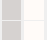
<?xml version="1.0" encoding="UTF-8"?>
<ui version="4.0">
 <class>ScanLateralPanelTapeItem</class>
 <widget class="QWidget" name="ScanLateralPanelTapeItem">
  <property name="geometry">
   <rect>
    <x>0</x>
    <y>0</y>
    <width>47</width>
    <height>40</height>
   </rect>
  </property>
  <property name="sizePolicy">
   <sizepolicy hsizetype="Preferred" vsizetype="Preferred">
    <horstretch>0</horstretch>
    <verstretch>0</verstretch>
   </sizepolicy>
  </property>
  <property name="minimumSize">
   <size>
    <width>20</width>
    <height>40</height>
   </size>
  </property>
  <property name="maximumSize">
   <size>
    <width>16777215</width>
    <height>16777215</height>
   </size>
  </property>
  <property name="windowTitle">
   <string>Form</string>
  </property>
  <layout class="QHBoxLayout" name="horizontalLayout">
   <property name="spacing">
    <number>1</number>
   </property>
   <property name="leftMargin">
    <number>0</number>
   </property>
   <property name="topMargin">
    <number>0</number>
   </property>
   <property name="rightMargin">
    <number>0</number>
   </property>
   <property name="bottomMargin">
    <number>0</number>
   </property>
   <item>
    <layout class="QVBoxLayout" name="verticalLayoutNote">
     <property name="spacing">
      <number>1</number>
     </property>
     <property name="sizeConstraint">
      <enum>QLayout::SetNoConstraint</enum>
     </property>
     <item>
      <widget class="QLabel" name="noteTop">
       <property name="sizePolicy">
        <sizepolicy hsizetype="Fixed" vsizetype="Ignored">
         <horstretch>0</horstretch>
         <verstretch>0</verstretch>
        </sizepolicy>
       </property>
       <property name="minimumSize">
        <size>
         <width>19</width>
         <height>0</height>
        </size>
       </property>
       <property name="maximumSize">
        <size>
         <width>19</width>
         <height>16777215</height>
        </size>
       </property>
       <property name="palette">
        <palette>
         <active>
          <colorrole role="Base">
           <brush brushstyle="SolidPattern">
            <color alpha="255">
             <red>255</red>
             <green>255</green>
             <blue>255</blue>
            </color>
           </brush>
          </colorrole>
          <colorrole role="Window">
           <brush brushstyle="SolidPattern">
            <color alpha="255">
             <red>214</red>
             <green>210</green>
             <blue>208</blue>
            </color>
           </brush>
          </colorrole>
         </active>
         <inactive>
          <colorrole role="Base">
           <brush brushstyle="SolidPattern">
            <color alpha="255">
             <red>255</red>
             <green>255</green>
             <blue>255</blue>
            </color>
           </brush>
          </colorrole>
          <colorrole role="Window">
           <brush brushstyle="SolidPattern">
            <color alpha="255">
             <red>214</red>
             <green>210</green>
             <blue>208</blue>
            </color>
           </brush>
          </colorrole>
         </inactive>
         <disabled>
          <colorrole role="Base">
           <brush brushstyle="SolidPattern">
            <color alpha="255">
             <red>214</red>
             <green>210</green>
             <blue>208</blue>
            </color>
           </brush>
          </colorrole>
          <colorrole role="Window">
           <brush brushstyle="SolidPattern">
            <color alpha="255">
             <red>214</red>
             <green>210</green>
             <blue>208</blue>
            </color>
           </brush>
          </colorrole>
         </disabled>
        </palette>
       </property>
       <property name="font">
        <font>
         <weight>75</weight>
         <bold>true</bold>
        </font>
       </property>
       <property name="autoFillBackground">
        <bool>true</bool>
       </property>
       <property name="frameShape">
        <enum>QFrame::NoFrame</enum>
       </property>
       <property name="midLineWidth">
        <number>0</number>
       </property>
       <property name="text">
        <string/>
       </property>
       <property name="alignment">
        <set>Qt::AlignCenter</set>
       </property>
      </widget>
     </item>
     <item>
      <widget class="QLabel" name="noteBottom">
       <property name="sizePolicy">
        <sizepolicy hsizetype="Fixed" vsizetype="Ignored">
         <horstretch>0</horstretch>
         <verstretch>0</verstretch>
        </sizepolicy>
       </property>
       <property name="minimumSize">
        <size>
         <width>19</width>
         <height>0</height>
        </size>
       </property>
       <property name="maximumSize">
        <size>
         <width>19</width>
         <height>16777215</height>
        </size>
       </property>
       <property name="palette">
        <palette>
         <active>
          <colorrole role="Base">
           <brush brushstyle="SolidPattern">
            <color alpha="255">
             <red>255</red>
             <green>255</green>
             <blue>255</blue>
            </color>
           </brush>
          </colorrole>
          <colorrole role="Window">
           <brush brushstyle="SolidPattern">
            <color alpha="255">
             <red>214</red>
             <green>210</green>
             <blue>208</blue>
            </color>
           </brush>
          </colorrole>
         </active>
         <inactive>
          <colorrole role="Base">
           <brush brushstyle="SolidPattern">
            <color alpha="255">
             <red>255</red>
             <green>255</green>
             <blue>255</blue>
            </color>
           </brush>
          </colorrole>
          <colorrole role="Window">
           <brush brushstyle="SolidPattern">
            <color alpha="255">
             <red>214</red>
             <green>210</green>
             <blue>208</blue>
            </color>
           </brush>
          </colorrole>
         </inactive>
         <disabled>
          <colorrole role="Base">
           <brush brushstyle="SolidPattern">
            <color alpha="255">
             <red>214</red>
             <green>210</green>
             <blue>208</blue>
            </color>
           </brush>
          </colorrole>
          <colorrole role="Window">
           <brush brushstyle="SolidPattern">
            <color alpha="255">
             <red>214</red>
             <green>210</green>
             <blue>208</blue>
            </color>
           </brush>
          </colorrole>
         </disabled>
        </palette>
       </property>
       <property name="font">
        <font>
         <weight>75</weight>
         <bold>true</bold>
        </font>
       </property>
       <property name="autoFillBackground">
        <bool>true</bool>
       </property>
       <property name="frameShape">
        <enum>QFrame::NoFrame</enum>
       </property>
       <property name="midLineWidth">
        <number>0</number>
       </property>
       <property name="text">
        <string/>
       </property>
       <property name="alignment">
        <set>Qt::AlignCenter</set>
       </property>
      </widget>
     </item>
    </layout>
   </item>
   <item>
    <layout class="QVBoxLayout" name="verticalLayoutSens">
     <property name="spacing">
      <number>1</number>
     </property>
     <property name="sizeConstraint">
      <enum>QLayout::SetNoConstraint</enum>
     </property>
     <property name="leftMargin">
      <number>0</number>
     </property>
     <property name="topMargin">
      <number>0</number>
     </property>
     <property name="rightMargin">
      <number>0</number>
     </property>
     <property name="bottomMargin">
      <number>0</number>
     </property>
     <item>
      <layout class="QVBoxLayout" name="verticalLayout_4">
       <property name="spacing">
        <number>0</number>
       </property>
       <property name="sizeConstraint">
        <enum>QLayout::SetNoConstraint</enum>
       </property>
       <property name="leftMargin">
        <number>0</number>
       </property>
       <property name="topMargin">
        <number>0</number>
       </property>
       <property name="rightMargin">
        <number>0</number>
       </property>
       <property name="bottomMargin">
        <number>0</number>
       </property>
       <item>
        <widget class="QLabel" name="sensTop">
         <property name="sizePolicy">
          <sizepolicy hsizetype="Fixed" vsizetype="Ignored">
           <horstretch>0</horstretch>
           <verstretch>0</verstretch>
          </sizepolicy>
         </property>
         <property name="minimumSize">
          <size>
           <width>20</width>
           <height>0</height>
          </size>
         </property>
         <property name="maximumSize">
          <size>
           <width>20</width>
           <height>16777215</height>
          </size>
         </property>
         <property name="palette">
          <palette>
           <active>
            <colorrole role="Base">
             <brush brushstyle="SolidPattern">
              <color alpha="255">
               <red>255</red>
               <green>255</green>
               <blue>255</blue>
              </color>
             </brush>
            </colorrole>
            <colorrole role="Window">
             <brush brushstyle="SolidPattern">
              <color alpha="255">
               <red>255</red>
               <green>251</green>
               <blue>248</blue>
              </color>
             </brush>
            </colorrole>
           </active>
           <inactive>
            <colorrole role="Base">
             <brush brushstyle="SolidPattern">
              <color alpha="255">
               <red>255</red>
               <green>255</green>
               <blue>255</blue>
              </color>
             </brush>
            </colorrole>
            <colorrole role="Window">
             <brush brushstyle="SolidPattern">
              <color alpha="255">
               <red>255</red>
               <green>251</green>
               <blue>248</blue>
              </color>
             </brush>
            </colorrole>
           </inactive>
           <disabled>
            <colorrole role="Base">
             <brush brushstyle="SolidPattern">
              <color alpha="255">
               <red>255</red>
               <green>251</green>
               <blue>248</blue>
              </color>
             </brush>
            </colorrole>
            <colorrole role="Window">
             <brush brushstyle="SolidPattern">
              <color alpha="255">
               <red>255</red>
               <green>251</green>
               <blue>248</blue>
              </color>
             </brush>
            </colorrole>
           </disabled>
          </palette>
         </property>
         <property name="font">
          <font>
           <pointsize>10</pointsize>
           <weight>50</weight>
           <bold>false</bold>
          </font>
         </property>
         <property name="autoFillBackground">
          <bool>true</bool>
         </property>
         <property name="frameShape">
          <enum>QFrame::NoFrame</enum>
         </property>
         <property name="frameShadow">
          <enum>QFrame::Raised</enum>
         </property>
         <property name="midLineWidth">
          <number>0</number>
         </property>
         <property name="text">
          <string/>
         </property>
         <property name="alignment">
          <set>Qt::AlignCenter</set>
         </property>
        </widget>
       </item>
       <item>
        <widget class="QLabel" name="sensTopImage">
         <property name="sizePolicy">
          <sizepolicy hsizetype="Fixed" vsizetype="Ignored">
           <horstretch>0</horstretch>
           <verstretch>0</verstretch>
          </sizepolicy>
         </property>
         <property name="minimumSize">
          <size>
           <width>20</width>
           <height>8</height>
          </size>
         </property>
         <property name="maximumSize">
          <size>
           <width>20</width>
           <height>8</height>
          </size>
         </property>
         <property name="palette">
          <palette>
           <active>
            <colorrole role="Base">
             <brush brushstyle="SolidPattern">
              <color alpha="255">
               <red>255</red>
               <green>255</green>
               <blue>255</blue>
              </color>
             </brush>
            </colorrole>
            <colorrole role="Window">
             <brush brushstyle="SolidPattern">
              <color alpha="255">
               <red>255</red>
               <green>251</green>
               <blue>248</blue>
              </color>
             </brush>
            </colorrole>
           </active>
           <inactive>
            <colorrole role="Base">
             <brush brushstyle="SolidPattern">
              <color alpha="255">
               <red>255</red>
               <green>255</green>
               <blue>255</blue>
              </color>
             </brush>
            </colorrole>
            <colorrole role="Window">
             <brush brushstyle="SolidPattern">
              <color alpha="255">
               <red>255</red>
               <green>251</green>
               <blue>248</blue>
              </color>
             </brush>
            </colorrole>
           </inactive>
           <disabled>
            <colorrole role="Base">
             <brush brushstyle="SolidPattern">
              <color alpha="255">
               <red>255</red>
               <green>251</green>
               <blue>248</blue>
              </color>
             </brush>
            </colorrole>
            <colorrole role="Window">
             <brush brushstyle="SolidPattern">
              <color alpha="255">
               <red>255</red>
               <green>251</green>
               <blue>248</blue>
              </color>
             </brush>
            </colorrole>
           </disabled>
          </palette>
         </property>
         <property name="font">
          <font>
           <weight>75</weight>
           <bold>true</bold>
          </font>
         </property>
         <property name="autoFillBackground">
          <bool>true</bool>
         </property>
         <property name="frameShape">
          <enum>QFrame::NoFrame</enum>
         </property>
         <property name="frameShadow">
          <enum>QFrame::Raised</enum>
         </property>
         <property name="midLineWidth">
          <number>0</number>
         </property>
         <property name="text">
          <string/>
         </property>
         <property name="alignment">
          <set>Qt::AlignCenter</set>
         </property>
        </widget>
       </item>
      </layout>
     </item>
     <item>
      <layout class="QVBoxLayout" name="verticalLayout_5">
       <property name="spacing">
        <number>0</number>
       </property>
       <property name="sizeConstraint">
        <enum>QLayout::SetNoConstraint</enum>
       </property>
       <property name="leftMargin">
        <number>0</number>
       </property>
       <property name="topMargin">
        <number>0</number>
       </property>
       <property name="rightMargin">
        <number>0</number>
       </property>
       <property name="bottomMargin">
        <number>0</number>
       </property>
       <item>
        <widget class="QLabel" name="sensBottom">
         <property name="sizePolicy">
          <sizepolicy hsizetype="Fixed" vsizetype="Ignored">
           <horstretch>0</horstretch>
           <verstretch>0</verstretch>
          </sizepolicy>
         </property>
         <property name="minimumSize">
          <size>
           <width>20</width>
           <height>0</height>
          </size>
         </property>
         <property name="maximumSize">
          <size>
           <width>20</width>
           <height>16777215</height>
          </size>
         </property>
         <property name="palette">
          <palette>
           <active>
            <colorrole role="Base">
             <brush brushstyle="SolidPattern">
              <color alpha="255">
               <red>255</red>
               <green>255</green>
               <blue>255</blue>
              </color>
             </brush>
            </colorrole>
            <colorrole role="Window">
             <brush brushstyle="SolidPattern">
              <color alpha="255">
               <red>255</red>
               <green>251</green>
               <blue>248</blue>
              </color>
             </brush>
            </colorrole>
           </active>
           <inactive>
            <colorrole role="Base">
             <brush brushstyle="SolidPattern">
              <color alpha="255">
               <red>255</red>
               <green>255</green>
               <blue>255</blue>
              </color>
             </brush>
            </colorrole>
            <colorrole role="Window">
             <brush brushstyle="SolidPattern">
              <color alpha="255">
               <red>255</red>
               <green>251</green>
               <blue>248</blue>
              </color>
             </brush>
            </colorrole>
           </inactive>
           <disabled>
            <colorrole role="Base">
             <brush brushstyle="SolidPattern">
              <color alpha="255">
               <red>255</red>
               <green>251</green>
               <blue>248</blue>
              </color>
             </brush>
            </colorrole>
            <colorrole role="Window">
             <brush brushstyle="SolidPattern">
              <color alpha="255">
               <red>255</red>
               <green>251</green>
               <blue>248</blue>
              </color>
             </brush>
            </colorrole>
           </disabled>
          </palette>
         </property>
         <property name="font">
          <font>
           <pointsize>10</pointsize>
           <weight>50</weight>
           <bold>false</bold>
          </font>
         </property>
         <property name="autoFillBackground">
          <bool>true</bool>
         </property>
         <property name="frameShape">
          <enum>QFrame::NoFrame</enum>
         </property>
         <property name="midLineWidth">
          <number>0</number>
         </property>
         <property name="text">
          <string/>
         </property>
         <property name="alignment">
          <set>Qt::AlignCenter</set>
         </property>
        </widget>
       </item>
       <item>
        <widget class="QLabel" name="sensBottomImage">
         <property name="sizePolicy">
          <sizepolicy hsizetype="Fixed" vsizetype="Ignored">
           <horstretch>0</horstretch>
           <verstretch>0</verstretch>
          </sizepolicy>
         </property>
         <property name="minimumSize">
          <size>
           <width>20</width>
           <height>8</height>
          </size>
         </property>
         <property name="maximumSize">
          <size>
           <width>20</width>
           <height>8</height>
          </size>
         </property>
         <property name="palette">
          <palette>
           <active>
            <colorrole role="Base">
             <brush brushstyle="SolidPattern">
              <color alpha="255">
               <red>255</red>
               <green>255</green>
               <blue>255</blue>
              </color>
             </brush>
            </colorrole>
            <colorrole role="Window">
             <brush brushstyle="SolidPattern">
              <color alpha="255">
               <red>255</red>
               <green>251</green>
               <blue>248</blue>
              </color>
             </brush>
            </colorrole>
           </active>
           <inactive>
            <colorrole role="Base">
             <brush brushstyle="SolidPattern">
              <color alpha="255">
               <red>255</red>
               <green>255</green>
               <blue>255</blue>
              </color>
             </brush>
            </colorrole>
            <colorrole role="Window">
             <brush brushstyle="SolidPattern">
              <color alpha="255">
               <red>255</red>
               <green>251</green>
               <blue>248</blue>
              </color>
             </brush>
            </colorrole>
           </inactive>
           <disabled>
            <colorrole role="Base">
             <brush brushstyle="SolidPattern">
              <color alpha="255">
               <red>255</red>
               <green>251</green>
               <blue>248</blue>
              </color>
             </brush>
            </colorrole>
            <colorrole role="Window">
             <brush brushstyle="SolidPattern">
              <color alpha="255">
               <red>255</red>
               <green>251</green>
               <blue>248</blue>
              </color>
             </brush>
            </colorrole>
           </disabled>
          </palette>
         </property>
         <property name="font">
          <font>
           <weight>75</weight>
           <bold>true</bold>
          </font>
         </property>
         <property name="autoFillBackground">
          <bool>true</bool>
         </property>
         <property name="frameShape">
          <enum>QFrame::NoFrame</enum>
         </property>
         <property name="midLineWidth">
          <number>0</number>
         </property>
         <property name="text">
          <string/>
         </property>
         <property name="alignment">
          <set>Qt::AlignCenter</set>
         </property>
        </widget>
       </item>
      </layout>
     </item>
    </layout>
   </item>
  </layout>
 </widget>
 <resources/>
 <connections/>
</ui>
